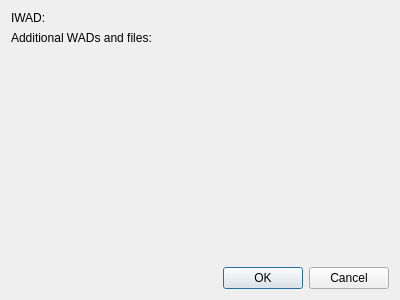
<?xml version="1.0" encoding="UTF-8"?>
<ui version="4.0">
 <class>IwadAndWadsPickerDialog</class>
 <widget class="QDialog" name="IwadAndWadsPickerDialog">
  <property name="geometry">
   <rect>
    <x>0</x>
    <y>0</y>
    <width>400</width>
    <height>300</height>
   </rect>
  </property>
  <property name="windowTitle">
   <string>Dialog</string>
  </property>
  <layout class="QVBoxLayout" name="verticalLayout">
   <item>
    <layout class="QHBoxLayout" name="horizontalLayout">
     <item>
      <widget class="QLabel" name="label">
       <property name="text">
        <string>IWAD:</string>
       </property>
      </widget>
     </item>
     <item>
      <widget class="IwadPicker" name="iwadPicker" native="true">
       <property name="sizePolicy">
        <sizepolicy hsizetype="Expanding" vsizetype="Preferred">
         <horstretch>0</horstretch>
         <verstretch>0</verstretch>
        </sizepolicy>
       </property>
      </widget>
     </item>
    </layout>
   </item>
   <item>
    <widget class="QLabel" name="label_2">
     <property name="text">
      <string>Additional WADs and files:</string>
     </property>
    </widget>
   </item>
   <item>
    <widget class="WadsPicker" name="wadsPicker" native="true">
     <property name="sizePolicy">
      <sizepolicy hsizetype="Preferred" vsizetype="Expanding">
       <horstretch>0</horstretch>
       <verstretch>0</verstretch>
      </sizepolicy>
     </property>
    </widget>
   </item>
   <item>
    <widget class="QDialogButtonBox" name="buttonBox">
     <property name="orientation">
      <enum>Qt::Horizontal</enum>
     </property>
     <property name="standardButtons">
      <set>QDialogButtonBox::Cancel|QDialogButtonBox::Ok</set>
     </property>
    </widget>
   </item>
  </layout>
 </widget>
 <customwidgets>
  <customwidget>
   <class>WadsPicker</class>
   <extends>QWidget</extends>
   <header>gui/createserver/wadspicker.h</header>
   <container>1</container>
  </customwidget>
  <customwidget>
   <class>IwadPicker</class>
   <extends>QWidget</extends>
   <header>gui/createserver/iwadpicker.h</header>
   <container>1</container>
  </customwidget>
 </customwidgets>
 <resources/>
 <connections>
  <connection>
   <sender>buttonBox</sender>
   <signal>accepted()</signal>
   <receiver>IwadAndWadsPickerDialog</receiver>
   <slot>accept()</slot>
   <hints>
    <hint type="sourcelabel">
     <x>248</x>
     <y>254</y>
    </hint>
    <hint type="destinationlabel">
     <x>157</x>
     <y>274</y>
    </hint>
   </hints>
  </connection>
  <connection>
   <sender>buttonBox</sender>
   <signal>rejected()</signal>
   <receiver>IwadAndWadsPickerDialog</receiver>
   <slot>reject()</slot>
   <hints>
    <hint type="sourcelabel">
     <x>316</x>
     <y>260</y>
    </hint>
    <hint type="destinationlabel">
     <x>286</x>
     <y>274</y>
    </hint>
   </hints>
  </connection>
 </connections>
</ui>
